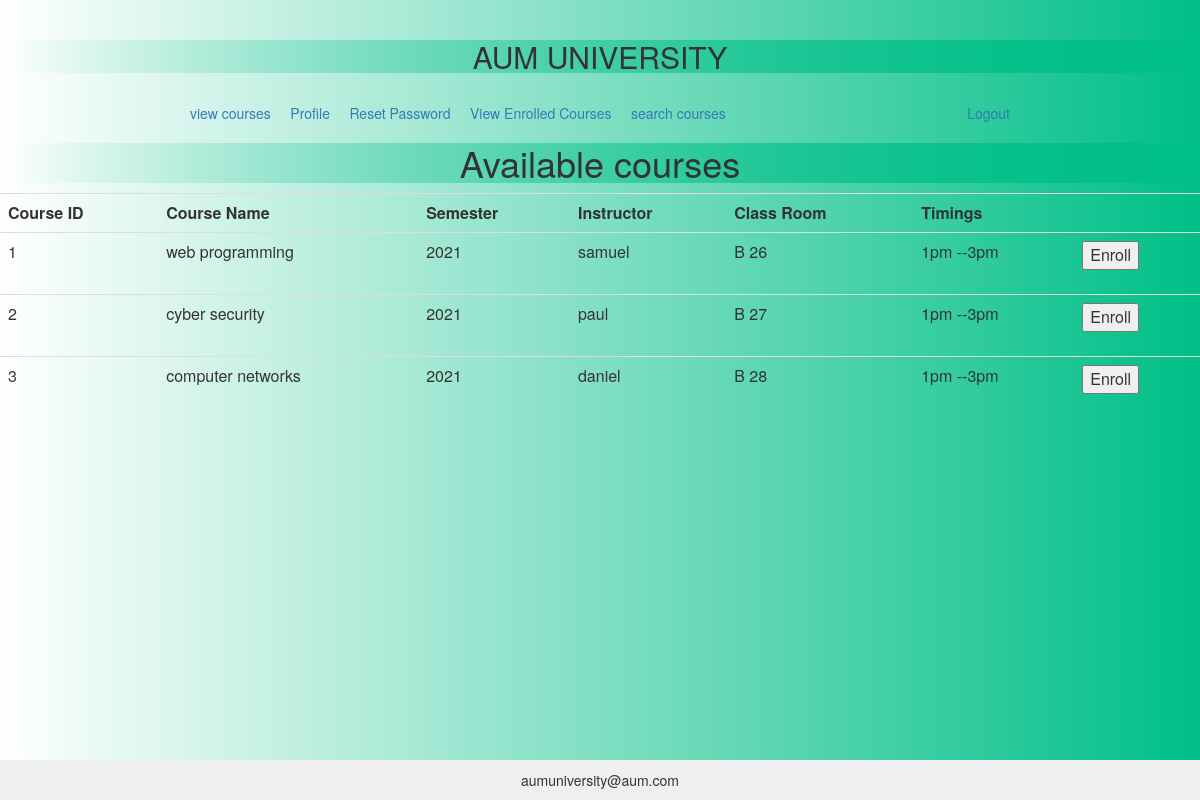
The app's page /signin/index.php?action=view_courses with its own data.
### tables this page shows
CREATE TABLE `course_info` (
  `courseID` int(11) NOT NULL,
  `course_name` varchar(50) DEFAULT NULL,
  `semester` int(11) DEFAULT NULL,
  `instructor` varchar(30) DEFAULT NULL,
  `classroom` varchar(20) DEFAULT NULL,
  `Timings` varchar(20) DEFAULT NULL
);

### model/student_db.php (called while the page is built, shortened)
<?php
function view_courses()
{
	global $db;
	$query = 'select * from course_info order by courseID';
	$statement = $db->prepare($query);
	$statement->execute();
	return $statement;
}
?>

### signin/view_courses.php (the view, shortened to what this page needs)
<html>
<head>
<link href="../style.css" media="screen" rel="stylesheet" type="text/css" />
  <link rel="stylesheet" href="https://maxcdn.bootstrapcdn.com/bootstrap/3.4.1/css/bootstrap.min.css">
</head>
<main>
<center>
<br>
<a href="index.php?action=view_courses">view courses</a>   &nbsp &nbsp
<a href="index.php?action=view_profile">Profile</a> &nbsp &nbsp
<a href="index.php?action=reset_password">Reset Password</a> &nbsp &nbsp
<a href="index.php?action=enrolled_courses">View Enrolled Courses</a> &nbsp &nbsp
<a href="index.php?action=search_courses">search courses</a>
<a href="logout.php">Logout</a>
<br>
<h1 id="grad1">Available courses</h1>
    <section>
        <table class = "table">
            <tr>
                <th>Course ID</th>
                <th>Course Name</th>
		<th>Semester</th>
		<th>Instructor</th>
		<th>Class Room</th>
		<th>Timings</th>
                <th>&nbsp;</th>
            </tr>
            <?php session_start();  $id = $_SESSION['id']; foreach ($courseinfo as $courseinf) : ?>
            <tr>
                <td><?php echo $courseinf['courseID']; ?></td>
                <td><?php echo $courseinf['course_name']; ?></td>
                <td><?php echo $courseinf['semester']; ?></td>
		<td><?php echo $courseinf['instructor']; ?></td>
		<td><?php echo $courseinf['classroom']; ?></td>
		<td><?php echo $courseinf['Timings']; ?></td>
                <td><form action="." method="post">
                    <input type="submit" value="Enroll">
                </form></td>
            </tr>
            <?php endforeach; ?>
        </table>
    </section>
</center>
</main>
</html>

### signin/index.php (shortened to what this page needs)
<?php
require('../model/database.php');
require('../model/student_db.php');
$action = filter_input(INPUT_POST, 'action');
if ($action == NULL) {
    $action = filter_input(INPUT_GET, 'action');
}
if ($action == 'signin') {
    include('signin.php');
}
else if($action == 'view_courses') {
	$courseinfo = view_courses();
	include('view_courses.php');
}
?>

### style.css (style rules this page uses)
body { margin: 0; background-image: url("./images/image1.png"); background-repeat: no-repeat; }
h2,h1 { text-align: center; color: #000066; }
* { box-sizing: border-box; }
.footer { position: absolute; right: 0; bottom: 0; left: 0; padding: 1rem; background-color: #efefef; text-align: center; overflow:auto; }
#grad1 ,h2 { background-image: linear-gradient(to right, rgba(0,0,135,0), rgba(0,191,135,1)); }

### records on screen
course_info: courseID "1", course_name "web programming", semester "2021", instructor "samuel", classroom "B 26", Timings "1pm --3pm"
course_info: courseID "2", course_name "cyber security", semester "2021", instructor "paul", classroom "B 27", Timings "1pm --3pm"
course_info: courseID "3", course_name "computer networks", semester "2021", instructor "daniel", classroom "B 28", Timings "1pm --3pm"
